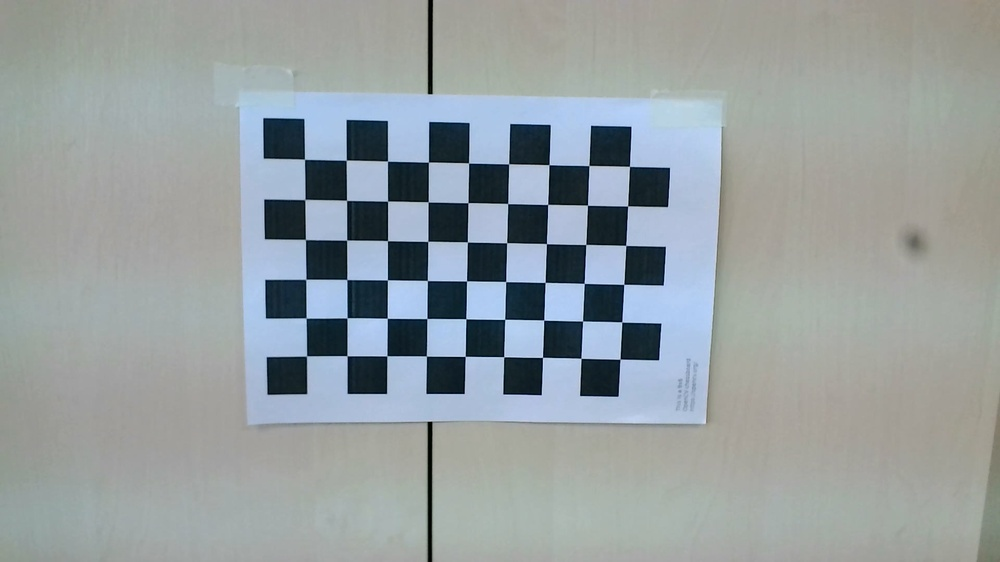
#> input picture hostcode/Aruco_and_calibration/samples/WIN_20240917_14_58_04_Pro.jpg, 1000 x 562 px, shrunk from 1920 x 1080 before the run; its folder holds only this picture in this run
$ python calibrationCode.py
#> lines starting #> are read from the running program, lines starting #| are printed output that depends on the picture; after the words box and inside, x2 and y2 are one past the last pixel; in counts of white or black regions, pixels touching at a corner belong together; long printed decimals are rounded
# Import required modules
import cv2
import numpy as np
import glob
import json

# Define the dimensions of checkerboard
CHECKERBOARD = (6, 9)

# stop the iteration when specified
# accuracy, epsilon, is reached or
# specified number of iterations are completed.
criteria = (cv2.TERM_CRITERIA_EPS +
            cv2.TERM_CRITERIA_MAX_ITER, 30, 0.001)

# Vector for 3D points
threedpoints = []

# Vector for 2D points
twodpoints = []

# 3D points real world coordinates
objectp3d = np.zeros((1, CHECKERBOARD[0]
                      * CHECKERBOARD[1],
                      3), np.float32)
objectp3d[0, :, :2] = np.mgrid[0:CHECKERBOARD[0],
                      0:CHECKERBOARD[1]].T.reshape(-1, 2)
prev_img_shape = None

images = glob.glob('samples/*.jpg')

for filename in images:
    image = cv2.imread(filename)
#> image is the input picture: shape (562, 1000, 3); mean B, G, R 160.1, 158.2, 150.3
    grayColor = cv2.cvtColor(image, cv2.COLOR_BGR2GRAY)
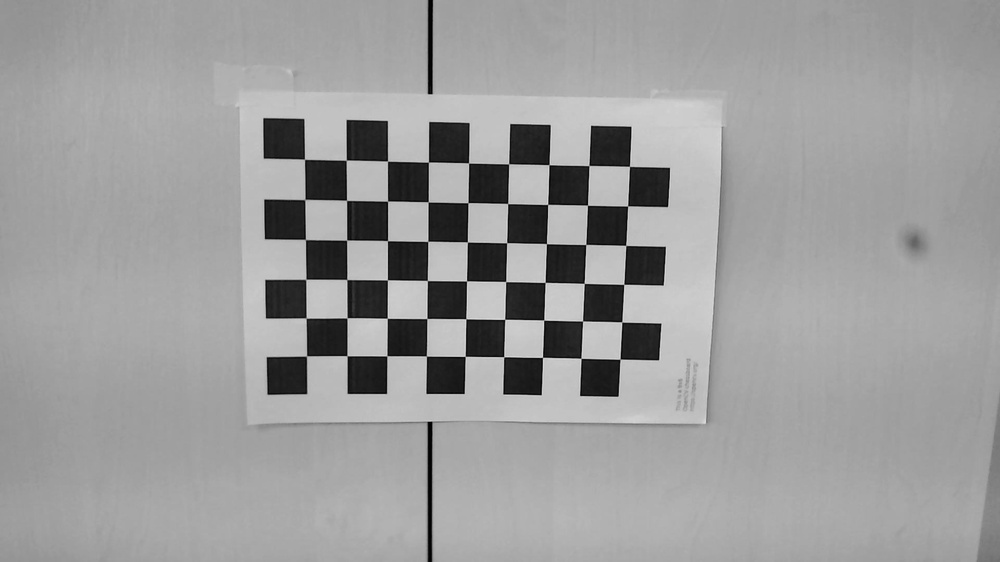
#> grayColor: shape (562, 1000); min 0, max 224, mean 156.1

    # Find the chess board corners
    # If desired number of corners are
    # found in the image then ret = true
    ret, corners = cv2.findChessboardCorners(
        grayColor, CHECKERBOARD,
        cv2.CALIB_CB_ADAPTIVE_THRESH
        + cv2.CALIB_CB_FAST_CHECK + cv2.CALIB_CB_NORMALIZE_IMAGE)
#> ret = True; corners = 54 rows, first 8: [306.5, 355.9], [306, 318], [305.8, 279.4], [305.4, 239.5], [304.8, 199.6], [304.5, 159.3], [347, 355.7], [347, 317.9]

    # If desired number of corners can be detected then,
    # refine the pixel coordinates and display
    # them on the images of checker board
    if ret == True:
        threedpoints.append(objectp3d)

        # Refining pixel coordinates
        # for given 2d points.
        corners2 = cv2.cornerSubPix(
            grayColor, corners, (11, 11), (-1, -1), criteria)
#> corners2 = 54 rows, first 8: [306.6, 356], [306.1, 318], [305.8, 279.3], [305.5, 239.5], [304.9, 199.5], [304.5, 159.3], [347.1, 355.7], [347.1, 317.8]

        twodpoints.append(corners2)

        # Draw and display the corners
        image = cv2.drawChessboardCorners(image,
                                          CHECKERBOARD,
                                          corners2, ret)
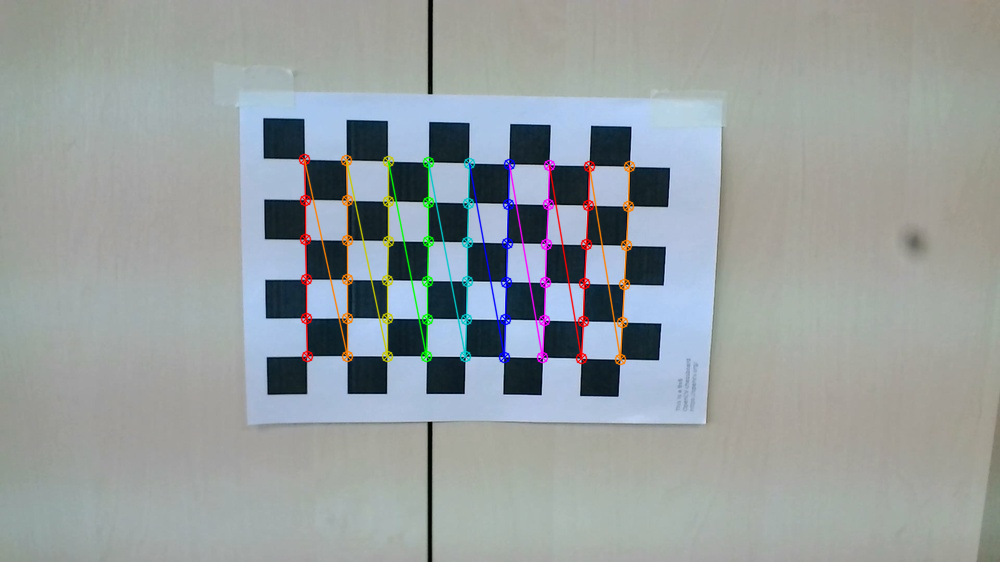
#> image: shape (562, 1000, 3); 2.54% of pixels changed, all inside (x1, y1, x2, y2) = (298, 153, 636, 366)

    # Perform camera calibration by
# passing the value of above found out 3D points (threedpoints)
# and its corresponding pixel coordinates of the
# detected corners (twodpoints)
ret, matrix, distortion, r_vecs, t_vecs = cv2.calibrateCamera(
    threedpoints, twodpoints, grayColor.shape[::-1], None, None)
#> ret = 0.274; matrix = [[1391.7, 0, 477.9], [0, 1427.9, 342.3], [0, 0, 1]]; distortion = [[1.54, -39.98, 0.0693, -0.0189, 493.6]]; r_vecs = ([0.282, 0.237, -1.54],); t_vecs = ([-4.33, 0.305, 35.95],)

# Displaying required output
print(" Camera matrix:")
print(matrix)
#| [[1.39168854e+03 0.00000000e+00 4.77874677e+02]
#|  [0.00000000e+00 1.42787786e+03 3.42302223e+02]
#|  [0.00000000e+00 0.00000000e+00 1.00000000e+00]]

print("\n Distortion coefficient:")
print(distortion)
#| [[ 1.54424967e+00 -3.99767773e+01  6.93277619e-02 -1.89056752e-02
#|    4.93576891e+02]]

print("\n Rotation Vectors:")
print(r_vecs)
#| (array([[ 0.2821],
#|        [ 0.2371],
#|        [-1.537]]),)

print("\n Translation Vectors:")
print(t_vecs)
#| (array([[-4.327],
#|        [ 0.3048],
#|        [35.952]]),)

data = {"camera_matrix": matrix.tolist(), "dist_coeff": distortion.tolist()}
#> data = {'camera_matrix': [[1391.7, 0, 477.9], [0, 1427.9, 342.3], [0, 0, 1]], 'dist_coeff': [[1.54, -39.98, 0.0693, -0.0189, 493.6]]}
fname = "data.json"

with open(fname, "w") as f:
    json.dump(data, f, indent=4)

$ run again, on hostcode/Aruco_and_calibration/samples/WIN_20240917_14_58_39_Pro.jpg
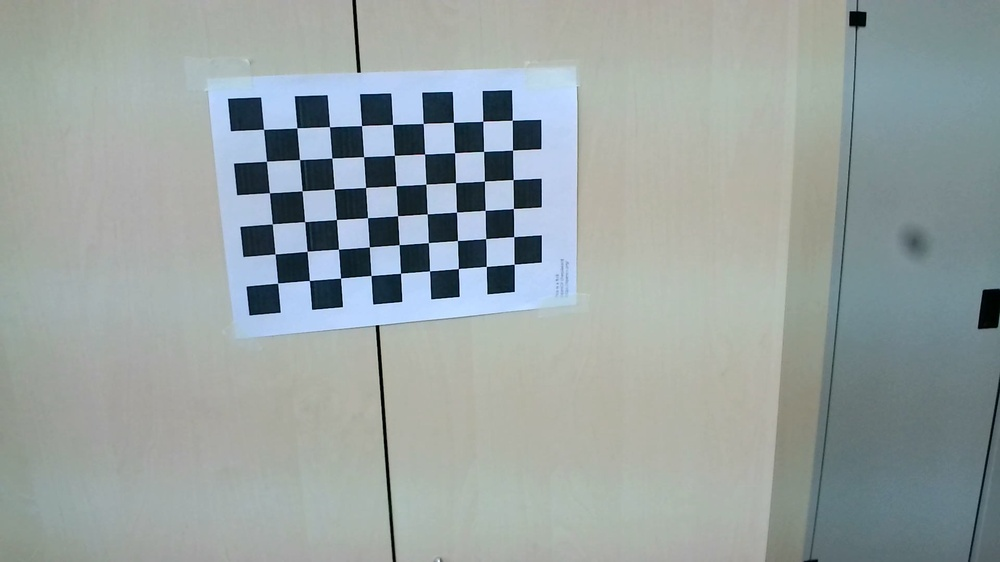
#> input picture hostcode/Aruco_and_calibration/samples/WIN_20240917_14_58_39_Pro.jpg, 1000 x 562 px, shrunk from 1920 x 1080 before the run
#> image is the input picture: shape (562, 1000, 3); mean B, G, R 161.9, 162.4, 152.7
#> `grayColor = cv2.cvtColor(image, cv2.COLOR_BGR2GRAY)`:
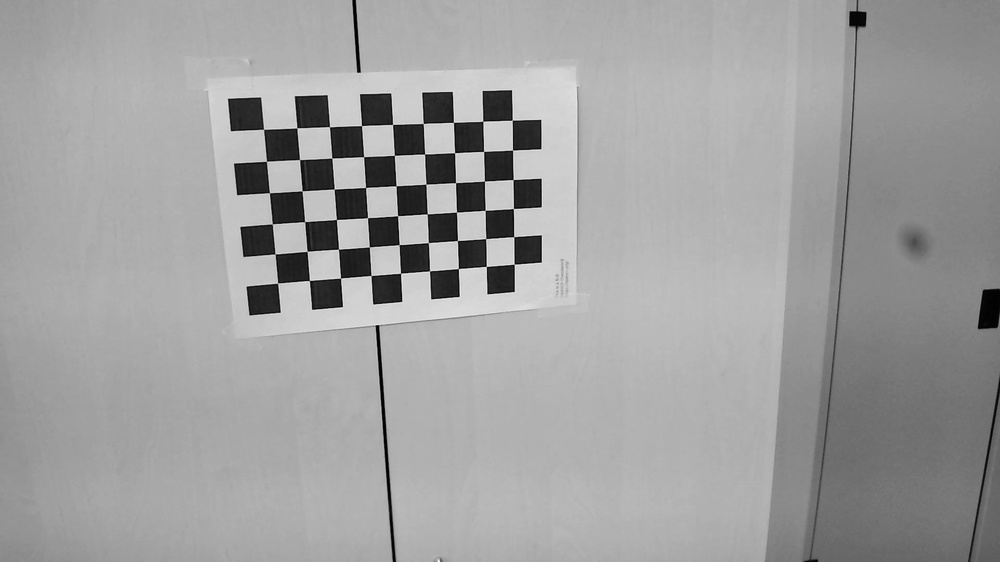
#> grayColor: shape (562, 1000); min 0, max 250, mean 159.4
#> `ret, corners = cv2.findChessboardCorners( grayColor, CHECKERBOARD, cv2..`: ret = True; corners = 54 rows, first 8: [277.6, 283], [275, 253.9], [272.3, 224], [269.5, 192.8], [266.5, 161.3], [263.6, 129.4], [309.4, 280.5], [307.1, 251.3]
#> corners2 = 54 rows, first 8: [277.6, 283.2], [275.1, 254], [272.3, 223.9], [269.4, 192.7], [266.5, 161.3], [263.5, 129.3], [309.4, 280.4], [307.2, 251.3]
#> `image = cv2.drawChessboardCorners(image, CHECKERBOARD, corners2, ret)`:
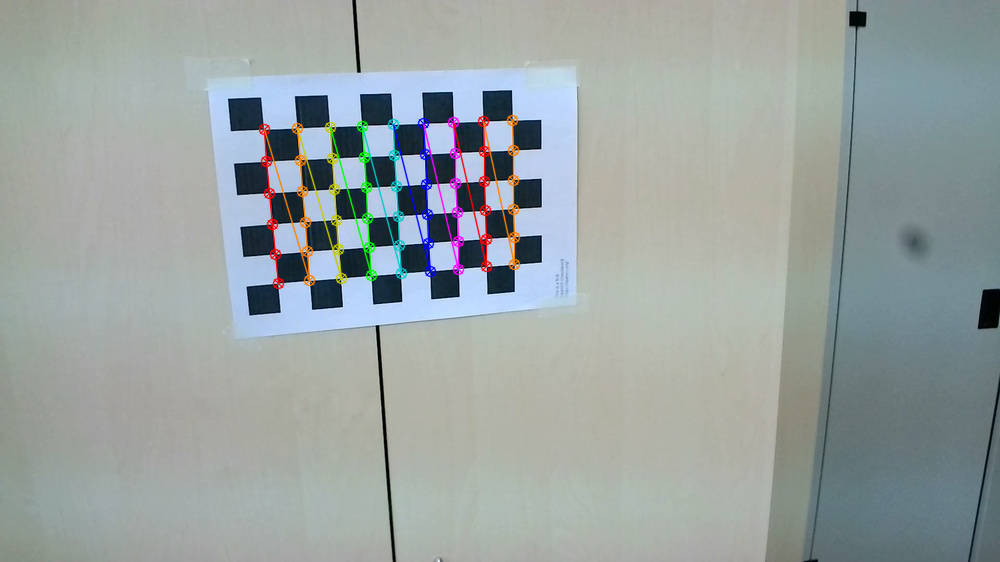
#> image: shape (562, 1000, 3); 2.09% of pixels changed, all inside (x1, y1, x2, y2) = (258, 114, 521, 290)
#> `ret, matrix, distortion, r_vecs, t_vecs = cv2.calibrateCamera( threedp..`: ret = 0.18; matrix = [[887.2, 0, 513.3], [0, 888.4, 321.9], [0, 0, 1]]; distortion = [[0.238, -0.0537, 0.0294, 0.00668, -2.72]]; r_vecs = ([0.436, 0.0416, -1.6],); t_vecs = ([-7.72, -1.32, 29.29],)
#| [[887.218   0.         513.333]
#|  [  0.         888.448 321.938]
#|  [  0.           0.           1.        ]]
#| [[ 0.2378  -0.05372  0.02943  0.00668 -2.722  ]]
#| (array([[ 0.436],
#|        [ 0.04159],
#|        [-1.602]]),)
#| (array([[-7.719],
#|        [-1.319],
#|        [29.295]]),)
#> data = {'camera_matrix': [[887.2, 0, 513.3], [0, 888.4, 321.9], [0, 0, 1]], 'dist_coeff': [[0.238, -0.0537, 0.0294, 0.00668, -2.72]]}

$ run again, on hostcode/Aruco_and_calibration/samples/WIN_20240917_14_58_49_Pro.jpg
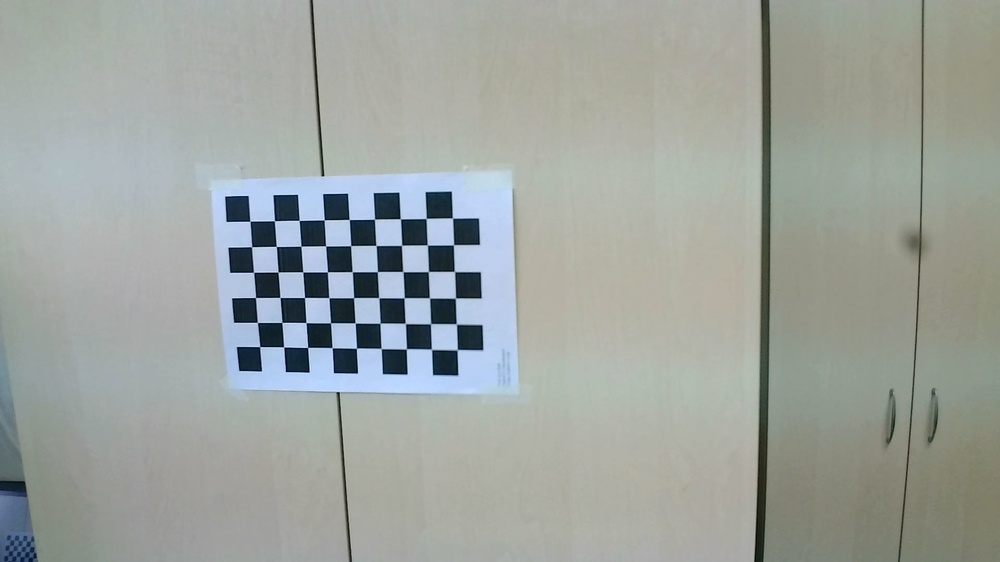
#> input picture hostcode/Aruco_and_calibration/samples/WIN_20240917_14_58_49_Pro.jpg, 1000 x 562 px, shrunk from 1920 x 1080 before the run
#> image is the input picture: shape (562, 1000, 3); mean B, G, R 158.6, 163.4, 157.8
#> `grayColor = cv2.cvtColor(image, cv2.COLOR_BGR2GRAY)`:
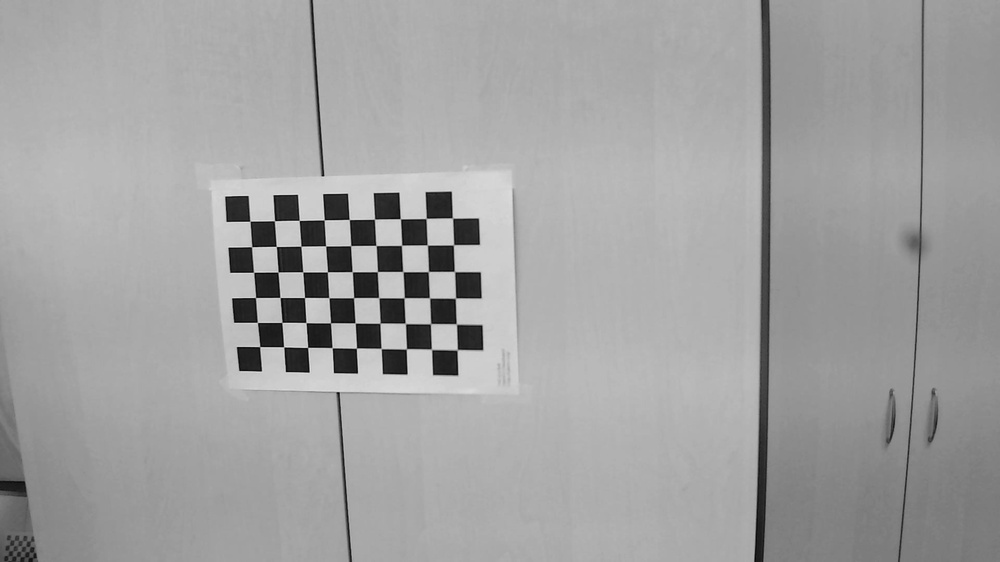
#> grayColor: shape (562, 1000); min 3, max 227, mean 161.2
#> `ret, corners = cv2.findChessboardCorners( grayColor, CHECKERBOARD, cv2..`: ret = True; corners = 54 rows, first 8: [259.7, 346.6], [257.4, 322.4], [255.5, 297.5], [253.6, 272.3], [251.7, 246.8], [249.9, 221.2], [283.7, 346.8], [281.9, 322.4]
#> corners2 = 54 rows, first 8: [259.7, 346.6], [257.4, 322.4], [255.5, 297.5], [253.6, 272.3], [251.6, 246.7], [249.9, 221.3], [283.7, 346.8], [281.9, 322.4]
#> `image = cv2.drawChessboardCorners(image, CHECKERBOARD, corners2, ret)`:
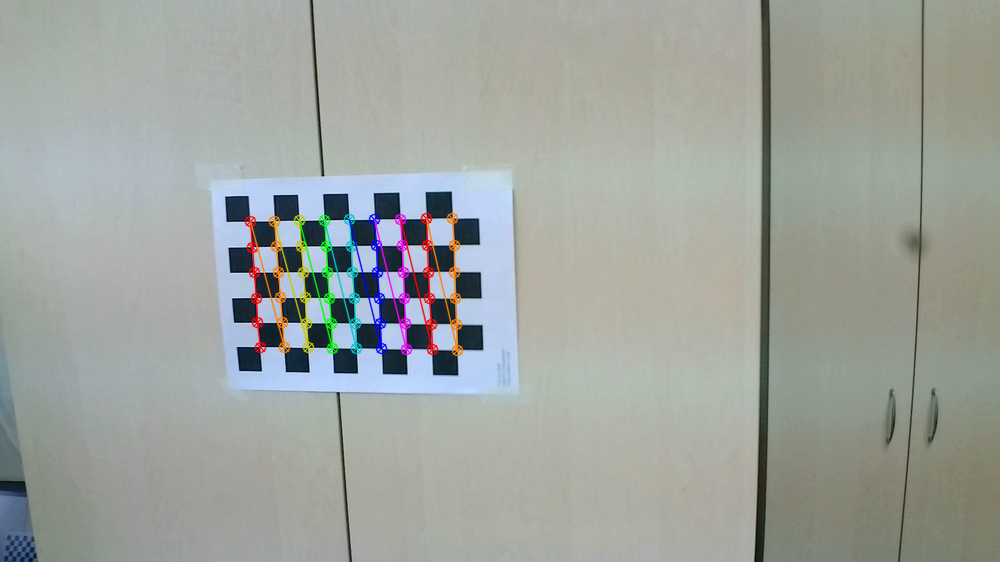
#> image: shape (562, 1000, 3); 1.88% of pixels changed, all inside (x1, y1, x2, y2) = (244, 212, 464, 357)
#> `ret, matrix, distortion, r_vecs, t_vecs = cv2.calibrateCamera( threedp..`: ret = 0.144; matrix = [[599.6, 0, 545.7], [0, 609.7, 265], [0, 0, 1]]; distortion = [[-0.258, 0.3, 0.00894, -0.0482, 0.165]]; r_vecs = ([0.00568, 0.213, -1.57],); t_vecs = ([-11.31, 3.2, 24.4],)
#| [[599.615   0.         545.729]
#|  [  0.         609.730 265.046]
#|  [  0.           0.           1.        ]]
#| [[-0.2578  0.3005   0.008938 -0.04818  0.1646]]
#| (array([[ 0.005682],
#|        [ 0.2129],
#|        [-1.574 ]]),)
#| (array([[-11.313],
#|        [  3.203],
#|        [ 24.398 ]]),)
#> data = {'camera_matrix': [[599.6, 0, 545.7], [0, 609.7, 265], [0, 0, 1]], 'dist_coeff': [[-0.258, 0.3, 0.00894, -0.0482, 0.165]]}
